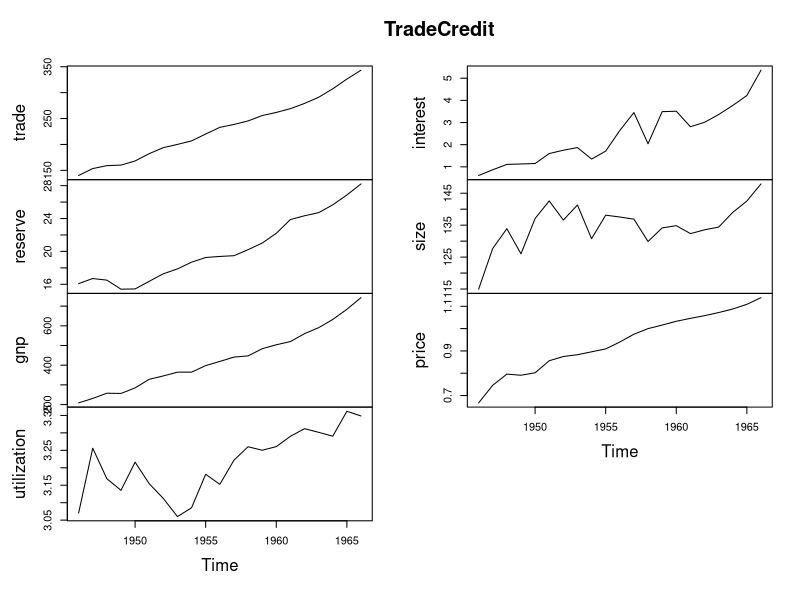

Generate this figure with R:
library(AER)


### Name: TradeCredit
### Title: Trade Credit and the Money Market
### Aliases: TradeCredit
### Keywords: datasets

### ** Examples

data("TradeCredit")
plot(TradeCredit)
